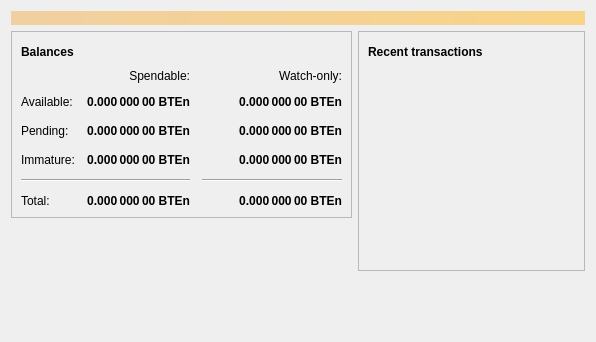
<?xml version="1.0" encoding="UTF-8"?>
<ui version="4.0">
 <class>OverviewPage</class>
 <widget class="QWidget" name="OverviewPage">
  <property name="geometry">
   <rect>
    <x>0</x>
    <y>0</y>
    <width>596</width>
    <height>342</height>
   </rect>
  </property>
  <property name="windowTitle">
   <string>Form</string>
  </property>
  <layout class="QVBoxLayout" name="topLayout">
   <item>
    <widget class="QLabel" name="labelAlerts">
     <property name="visible">
      <bool>false</bool>
     </property>
     <property name="styleSheet">
      <string notr="true">QLabel { background-color: qlineargradient(x1: 0, y1: 0, x2: 1, y2: 0, stop:0 #F0D0A0, stop:1 #F8D488); color:#000000; }</string>
     </property>
     <property name="wordWrap">
      <bool>true</bool>
     </property>
     <property name="margin">
      <number>3</number>
     </property>
     <property name="textInteractionFlags">
      <set>Qt::TextSelectableByMouse</set>
     </property>
    </widget>
   </item>
   <item>
    <layout class="QHBoxLayout" name="horizontalLayout" stretch="1,1">
     <item>
      <layout class="QVBoxLayout" name="verticalLayout_2">
       <item>
        <widget class="QFrame" name="frame">
         <property name="frameShape">
          <enum>QFrame::StyledPanel</enum>
         </property>
         <property name="frameShadow">
          <enum>QFrame::Raised</enum>
         </property>
         <layout class="QVBoxLayout" name="verticalLayout_4">
          <item>
           <layout class="QHBoxLayout" name="horizontalLayout_4">
            <item>
             <widget class="QLabel" name="label_5">
              <property name="font">
               <font>
                <weight>75</weight>
                <bold>true</bold>
               </font>
              </property>
              <property name="text">
               <string>Balances</string>
              </property>
             </widget>
            </item>
            <item>
             <widget class="QPushButton" name="labelWalletStatus">
              <property name="enabled">
               <bool>true</bool>
              </property>
              <property name="maximumSize">
               <size>
                <width>30</width>
                <height>16777215</height>
               </size>
              </property>
              <property name="toolTip">
               <string>The displayed information may be out of date. Your wallet automatically synchronizes with the bitcoinevelinn network after a connection is established, but this process has not completed yet.</string>
              </property>
              <property name="text">
               <string/>
              </property>
              <property name="icon">
               <iconset resource="../bitcoin.qrc">
                <normaloff>:/icons/warning</normaloff>
                <disabledoff>:/icons/warning</disabledoff>:/icons/warning</iconset>
              </property>
              <property name="iconSize">
               <size>
                <width>24</width>
                <height>24</height>
               </size>
              </property>
              <property name="flat">
               <bool>true</bool>
              </property>
             </widget>
            </item>
            <item>
             <spacer name="horizontalSpacer_3">
              <property name="orientation">
               <enum>Qt::Horizontal</enum>
              </property>
              <property name="sizeHint" stdset="0">
               <size>
                <width>40</width>
                <height>20</height>
               </size>
              </property>
             </spacer>
            </item>
           </layout>
          </item>
          <item>
           <layout class="QGridLayout" name="gridLayout">
            <property name="spacing">
             <number>12</number>
            </property>
            <item row="2" column="2">
             <widget class="QLabel" name="labelWatchPending">
              <property name="font">
               <font>
                <weight>75</weight>
                <bold>true</bold>
               </font>
              </property>
              <property name="cursor">
               <cursorShape>IBeamCursor</cursorShape>
              </property>
              <property name="toolTip">
               <string>Unconfirmed transactions to watch-only addresses</string>
              </property>
              <property name="text">
               <string notr="true">0.000 000 00 BTEn</string>
              </property>
              <property name="alignment">
               <set>Qt::AlignRight|Qt::AlignTrailing|Qt::AlignVCenter</set>
              </property>
              <property name="textInteractionFlags">
               <set>Qt::LinksAccessibleByMouse|Qt::TextSelectableByKeyboard|Qt::TextSelectableByMouse</set>
              </property>
             </widget>
            </item>
            <item row="2" column="1">
             <widget class="QLabel" name="labelUnconfirmed">
              <property name="font">
               <font>
                <weight>75</weight>
                <bold>true</bold>
               </font>
              </property>
              <property name="cursor">
               <cursorShape>IBeamCursor</cursorShape>
              </property>
              <property name="toolTip">
               <string>Total of transactions that have yet to be confirmed, and do not yet count toward the spendable balance</string>
              </property>
              <property name="text">
               <string notr="true">0.000 000 00 BTEn</string>
              </property>
              <property name="alignment">
               <set>Qt::AlignRight|Qt::AlignTrailing|Qt::AlignVCenter</set>
              </property>
              <property name="textInteractionFlags">
               <set>Qt::LinksAccessibleByMouse|Qt::TextSelectableByKeyboard|Qt::TextSelectableByMouse</set>
              </property>
             </widget>
            </item>
            <item row="3" column="2">
             <widget class="QLabel" name="labelWatchImmature">
              <property name="font">
               <font>
                <weight>75</weight>
                <bold>true</bold>
               </font>
              </property>
              <property name="cursor">
               <cursorShape>IBeamCursor</cursorShape>
              </property>
              <property name="toolTip">
               <string>Mined balance in watch-only addresses that has not yet matured</string>
              </property>
              <property name="text">
               <string notr="true">0.000 000 00 BTEn</string>
              </property>
              <property name="alignment">
               <set>Qt::AlignRight|Qt::AlignTrailing|Qt::AlignVCenter</set>
              </property>
              <property name="textInteractionFlags">
               <set>Qt::LinksAccessibleByMouse|Qt::TextSelectableByKeyboard|Qt::TextSelectableByMouse</set>
              </property>
             </widget>
            </item>
            <item row="4" column="0" colspan="2">
             <widget class="Line" name="line">
              <property name="orientation">
               <enum>Qt::Horizontal</enum>
              </property>
             </widget>
            </item>
            <item row="4" column="2">
             <widget class="Line" name="lineWatchBalance">
              <property name="sizePolicy">
               <sizepolicy hsizetype="Preferred" vsizetype="Fixed">
                <horstretch>0</horstretch>
                <verstretch>0</verstretch>
               </sizepolicy>
              </property>
              <property name="minimumSize">
               <size>
                <width>140</width>
                <height>0</height>
               </size>
              </property>
              <property name="orientation">
               <enum>Qt::Horizontal</enum>
              </property>
             </widget>
            </item>
            <item row="5" column="0">
             <widget class="QLabel" name="labelTotalText">
              <property name="text">
               <string>Total:</string>
              </property>
             </widget>
            </item>
            <item row="3" column="1">
             <widget class="QLabel" name="labelImmature">
              <property name="font">
               <font>
                <weight>75</weight>
                <bold>true</bold>
               </font>
              </property>
              <property name="cursor">
               <cursorShape>IBeamCursor</cursorShape>
              </property>
              <property name="toolTip">
               <string>Mined balance that has not yet matured</string>
              </property>
              <property name="text">
               <string notr="true">0.000 000 00 BTEn</string>
              </property>
              <property name="alignment">
               <set>Qt::AlignRight|Qt::AlignTrailing|Qt::AlignVCenter</set>
              </property>
              <property name="textInteractionFlags">
               <set>Qt::LinksAccessibleByMouse|Qt::TextSelectableByKeyboard|Qt::TextSelectableByMouse</set>
              </property>
             </widget>
            </item>
            <item row="2" column="3">
             <spacer name="horizontalSpacer_2">
              <property name="orientation">
               <enum>Qt::Horizontal</enum>
              </property>
              <property name="sizeHint" stdset="0">
               <size>
                <width>40</width>
                <height>20</height>
               </size>
              </property>
             </spacer>
            </item>
            <item row="3" column="0">
             <widget class="QLabel" name="labelImmatureText">
              <property name="text">
               <string>Immature:</string>
              </property>
             </widget>
            </item>
            <item row="5" column="1">
             <widget class="QLabel" name="labelTotal">
              <property name="font">
               <font>
                <weight>75</weight>
                <bold>true</bold>
               </font>
              </property>
              <property name="cursor">
               <cursorShape>IBeamCursor</cursorShape>
              </property>
              <property name="toolTip">
               <string>Your current total balance</string>
              </property>
              <property name="text">
               <string notr="true">0.000 000 00 BTEn</string>
              </property>
              <property name="alignment">
               <set>Qt::AlignRight|Qt::AlignTrailing|Qt::AlignVCenter</set>
              </property>
              <property name="textInteractionFlags">
               <set>Qt::LinksAccessibleByMouse|Qt::TextSelectableByKeyboard|Qt::TextSelectableByMouse</set>
              </property>
             </widget>
            </item>
            <item row="5" column="2">
             <widget class="QLabel" name="labelWatchTotal">
              <property name="font">
               <font>
                <weight>75</weight>
                <bold>true</bold>
               </font>
              </property>
              <property name="cursor">
               <cursorShape>IBeamCursor</cursorShape>
              </property>
              <property name="toolTip">
               <string>Current total balance in watch-only addresses</string>
              </property>
              <property name="text">
               <string notr="true">0.000 000 00 BTEn</string>
              </property>
              <property name="alignment">
               <set>Qt::AlignRight|Qt::AlignTrailing|Qt::AlignVCenter</set>
              </property>
              <property name="textInteractionFlags">
               <set>Qt::LinksAccessibleByMouse|Qt::TextSelectableByKeyboard|Qt::TextSelectableByMouse</set>
              </property>
             </widget>
            </item>
            <item row="0" column="2">
             <widget class="QLabel" name="labelWatchonly">
              <property name="text">
               <string>Watch-only:</string>
              </property>
              <property name="alignment">
               <set>Qt::AlignRight|Qt::AlignTrailing|Qt::AlignVCenter</set>
              </property>
             </widget>
            </item>
            <item row="1" column="0">
             <widget class="QLabel" name="labelBalanceText">
              <property name="text">
               <string>Available:</string>
              </property>
             </widget>
            </item>
            <item row="1" column="1">
             <widget class="QLabel" name="labelBalance">
              <property name="font">
               <font>
                <weight>75</weight>
                <bold>true</bold>
               </font>
              </property>
              <property name="cursor">
               <cursorShape>IBeamCursor</cursorShape>
              </property>
              <property name="toolTip">
               <string>Your current spendable balance</string>
              </property>
              <property name="text">
               <string notr="true">0.000 000 00 BTEn</string>
              </property>
              <property name="alignment">
               <set>Qt::AlignRight|Qt::AlignTrailing|Qt::AlignVCenter</set>
              </property>
              <property name="textInteractionFlags">
               <set>Qt::LinksAccessibleByMouse|Qt::TextSelectableByKeyboard|Qt::TextSelectableByMouse</set>
              </property>
             </widget>
            </item>
            <item row="1" column="2">
             <widget class="QLabel" name="labelWatchAvailable">
              <property name="font">
               <font>
                <weight>75</weight>
                <bold>true</bold>
               </font>
              </property>
              <property name="cursor">
               <cursorShape>IBeamCursor</cursorShape>
              </property>
              <property name="toolTip">
               <string>Your current balance in watch-only addresses</string>
              </property>
              <property name="text">
               <string notr="true">0.000 000 00 BTEn</string>
              </property>
              <property name="alignment">
               <set>Qt::AlignRight|Qt::AlignTrailing|Qt::AlignVCenter</set>
              </property>
              <property name="textInteractionFlags">
               <set>Qt::LinksAccessibleByMouse|Qt::TextSelectableByKeyboard|Qt::TextSelectableByMouse</set>
              </property>
             </widget>
            </item>
            <item row="2" column="0">
             <widget class="QLabel" name="labelPendingText">
              <property name="text">
               <string>Pending:</string>
              </property>
             </widget>
            </item>
            <item row="0" column="1">
             <widget class="QLabel" name="labelSpendable">
              <property name="text">
               <string>Spendable:</string>
              </property>
              <property name="alignment">
               <set>Qt::AlignRight|Qt::AlignTrailing|Qt::AlignVCenter</set>
              </property>
             </widget>
            </item>
           </layout>
          </item>
         </layout>
        </widget>
       </item>
       <item>
        <spacer name="verticalSpacer">
         <property name="orientation">
          <enum>Qt::Vertical</enum>
         </property>
         <property name="sizeHint" stdset="0">
          <size>
           <width>20</width>
           <height>40</height>
          </size>
         </property>
        </spacer>
       </item>
      </layout>
     </item>
     <item>
      <layout class="QVBoxLayout" name="verticalLayout_3">
       <item>
        <widget class="QFrame" name="frame_2">
         <property name="frameShape">
          <enum>QFrame::StyledPanel</enum>
         </property>
         <property name="frameShadow">
          <enum>QFrame::Raised</enum>
         </property>
         <layout class="QVBoxLayout" name="verticalLayout">
          <item>
           <layout class="QHBoxLayout" name="horizontalLayout_2">
            <item>
             <widget class="QLabel" name="label_4">
              <property name="font">
               <font>
                <weight>75</weight>
                <bold>true</bold>
               </font>
              </property>
              <property name="text">
               <string>Recent transactions</string>
              </property>
             </widget>
            </item>
            <item>
             <widget class="QPushButton" name="labelTransactionsStatus">
              <property name="enabled">
               <bool>true</bool>
              </property>
              <property name="maximumSize">
               <size>
                <width>30</width>
                <height>16777215</height>
               </size>
              </property>
              <property name="toolTip">
               <string>The displayed information may be out of date. Your wallet automatically synchronizes with the bitcoinevelinn network after a connection is established, but this process has not completed yet.</string>
              </property>
              <property name="text">
               <string/>
              </property>
              <property name="icon">
               <iconset resource="../bitcoin.qrc">
                <normaloff>:/icons/warning</normaloff>
                <disabledoff>:/icons/warning</disabledoff>:/icons/warning</iconset>
              </property>
              <property name="iconSize">
               <size>
                <width>24</width>
                <height>24</height>
               </size>
              </property>
              <property name="flat">
               <bool>true</bool>
              </property>
             </widget>
            </item>
            <item>
             <spacer name="horizontalSpacer">
              <property name="orientation">
               <enum>Qt::Horizontal</enum>
              </property>
              <property name="sizeHint" stdset="0">
               <size>
                <width>40</width>
                <height>20</height>
               </size>
              </property>
             </spacer>
            </item>
           </layout>
          </item>
          <item>
           <widget class="QListView" name="listTransactions">
            <property name="styleSheet">
             <string notr="true">QListView { background: transparent; }</string>
            </property>
            <property name="frameShape">
             <enum>QFrame::NoFrame</enum>
            </property>
            <property name="verticalScrollBarPolicy">
             <enum>Qt::ScrollBarAlwaysOff</enum>
            </property>
            <property name="horizontalScrollBarPolicy">
             <enum>Qt::ScrollBarAlwaysOff</enum>
            </property>
            <property name="selectionMode">
             <enum>QAbstractItemView::NoSelection</enum>
            </property>
           </widget>
          </item>
         </layout>
        </widget>
       </item>
       <item>
        <spacer name="verticalSpacer_2">
         <property name="orientation">
          <enum>Qt::Vertical</enum>
         </property>
         <property name="sizeHint" stdset="0">
          <size>
           <width>20</width>
           <height>40</height>
          </size>
         </property>
        </spacer>
       </item>
      </layout>
     </item>
    </layout>
   </item>
  </layout>
 </widget>
 <resources/>
 <connections/>
</ui>
